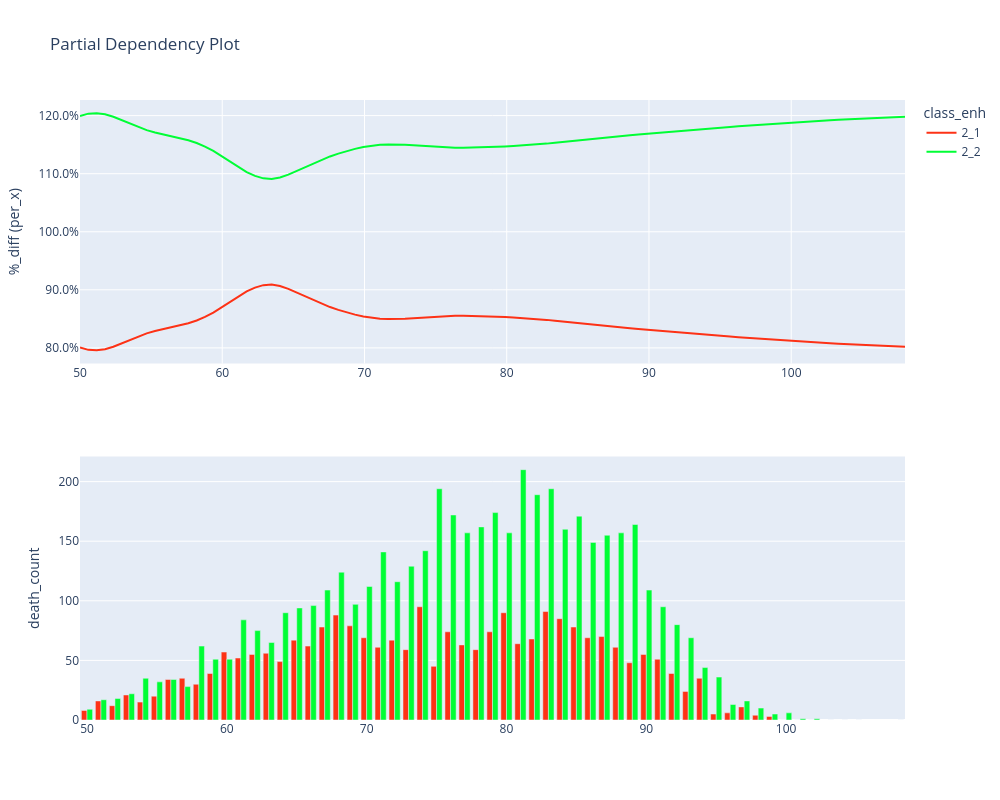

Write notebook code for a chart like this one.
### Code cell
md_encoded["attained_age"] = model_data["attained_age"]
md_encoded["class_enh"] = model_data["class_enh"]
md_encoded["death_count"] = model_data["death_count"]

charters.pdp(
    model=model,
    df=md_encoded(md_encoded["class_enh"].isin(["2_1", "2_2"]))
    & (md_encoded["insurance_plan_UL"] == 1),
    x_axis="attained_age",
    line_color="class_enh",
    weight="amount_exposed",
    mapping=mapping,
    spline_dict=spline_dict,
    secondary="death_count",
    center="per_x",
    display=True,
)
